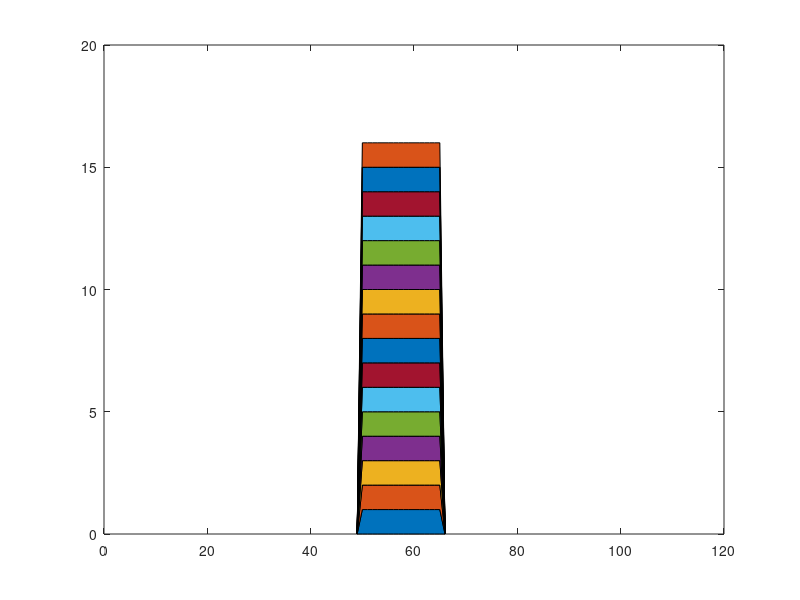

The MATLAB source for this figure: (Note: this script raises an error after producing the figure.)
a = 16;

Area_real = a^2;
Permiter_real = 4*a;

background = a + 100;
image = zeros(background);

start = (background-a)/2;
finish = start-1 + a;
image(start:finish,start:finish) = 1;


Area_numericaly = area(image);

se = strel('disk',1);
E = imerode(image,se);

contour = (image-E);


Permiter_numericaly = perimeter(contour);


% rotation

alfa_max = 360;
delta = 2;

vector = 0:delta:alfa_max;
amount = size(vector,2);

vector1 = zeros(1,amount);
vector2 = zeros(1,amount);

for i=1:amount
    degree = vector(i);
    image_rotation = imrotate(image, degree);
    contour_rotation = image_rotation - imerode(image_rotation, se);
    contour_bwperim = bwperim(image_rotation);
    
    vector1(i) = sum(image_rotation(:));
    vector2(i) = sum(contour_rotation(:));
    
    vector3(i) = bwarea(image_rotation(:));
    vector4(i) = sum(contour_bwperim(:));
    
end

figure;
subplot(2,2,1);
plot(vector,vector1);
ylabel('Area');

subplot(2,2,2);
plot(vector,vector2);
ylabel('Permiter');

subplot(2,2,3);
plot(vector,vector3);
ylabel('Area');
title('bwarea');

subplot(2,2,4);
plot(vector, vector4);
ylabel('Permiter');
title('bwperim');

%resize

% vector = 0:100;
% amount = size(vector,2);
% 
% for i = 1:amount
%     image_resize = imresize(image,i/(amount-1));
%     contour_resize = image_resize - imerode(image_resize, se);
%     contour_bwperim = bwperim(image_resize);
%     
%     vector5(i) = sum(image_resize(:));
%     vector6(i) = sum(contour_resize(:));
%     
%     vector7(i) = bwarea(image_resize(:));
%     vector8(i) = sum(contour_bwperim(:));
% end
% 
% figure;
% subplot(2,2,1);
% plot(vector, vector5);
% ylabel('Area');
% 
% 
% subplot(2,2,2);
% plot(vector, vector6);
% ylabel('Permiter');
% 
% subplot(2,2,3);
% plot(vector,vector7);
% ylabel('Area');
% title('bwarea');
% 
% subplot(2,2,4);
% plot(vector, vector8);
% ylabel('Permiter');
% title('bwperim');



function count2 = perimeter(image)
    count2 = 0;
    for row = 1:size(image,1)
        for col = 1:size(image,2)
            if(image(row,col)>0)
                count2 = count2 + 1;
            end
        end
    end
end

function count1 = area(image)
    count1 = 0;
    for row = 1:size(image,1)
        for col = 1:size(image,2)
            if(image(row,col)>0)
                count1 = count1 + 1;
            end
        end
    end
end
